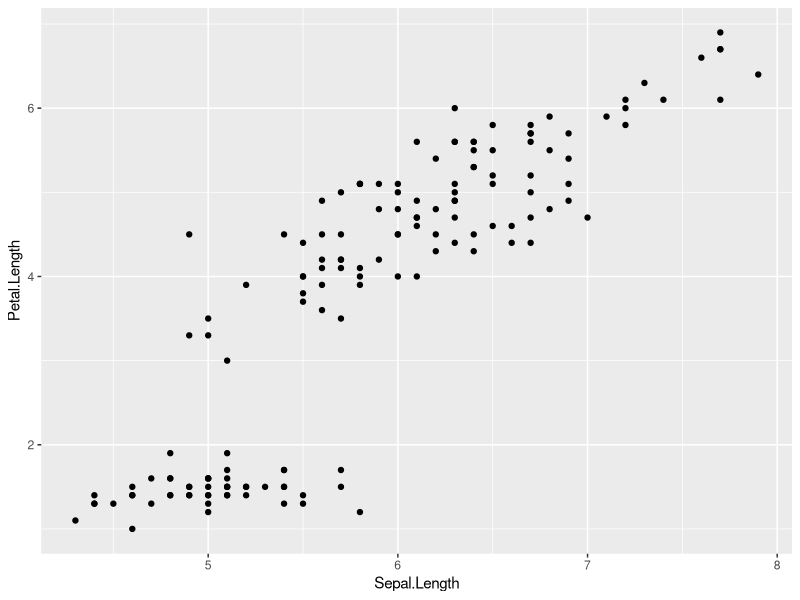
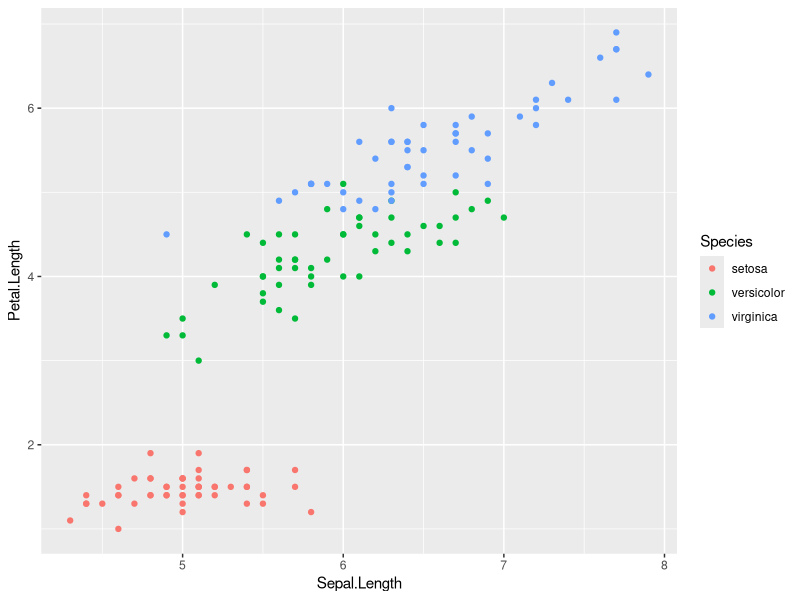
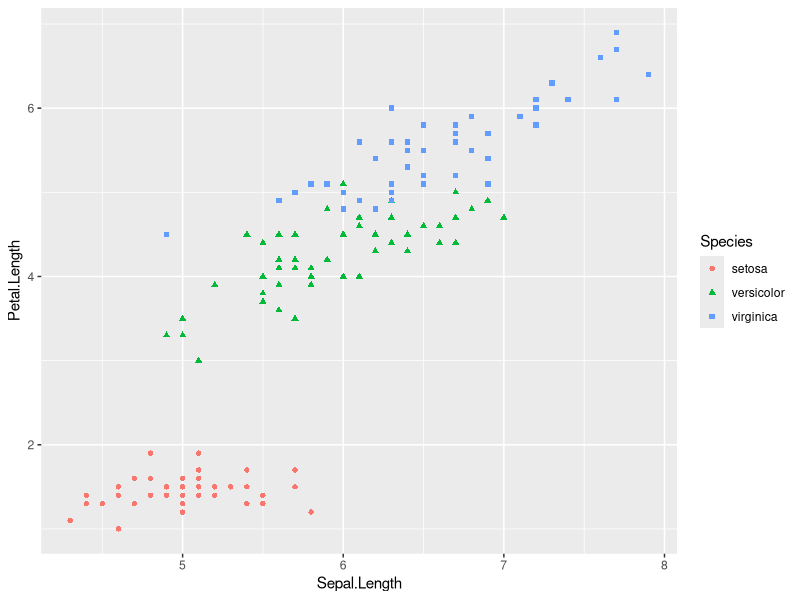
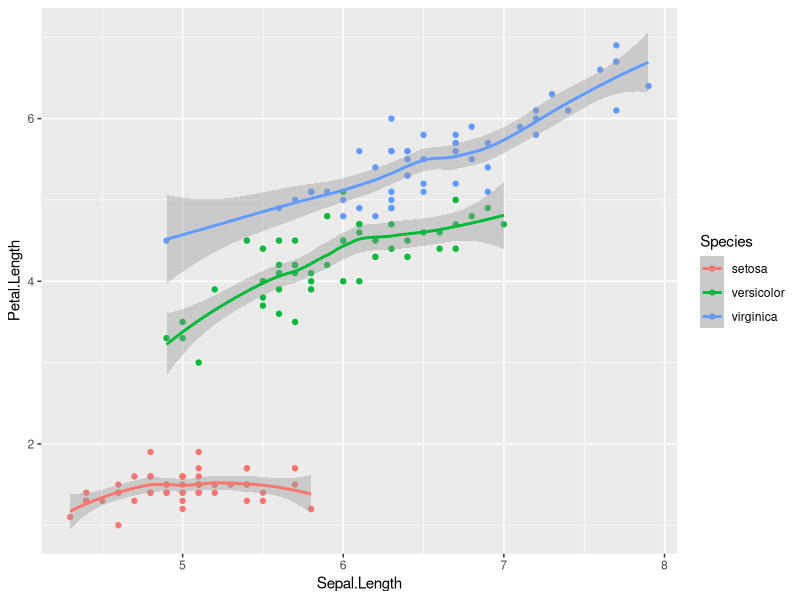
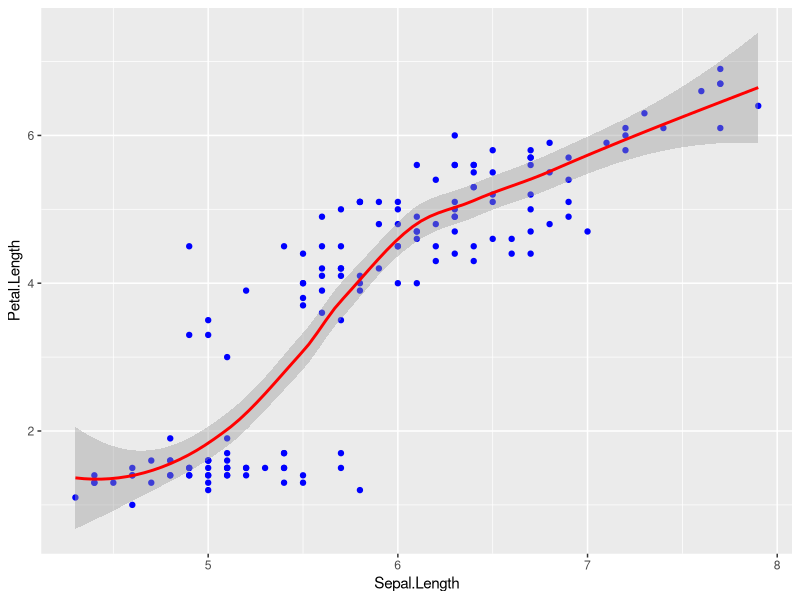
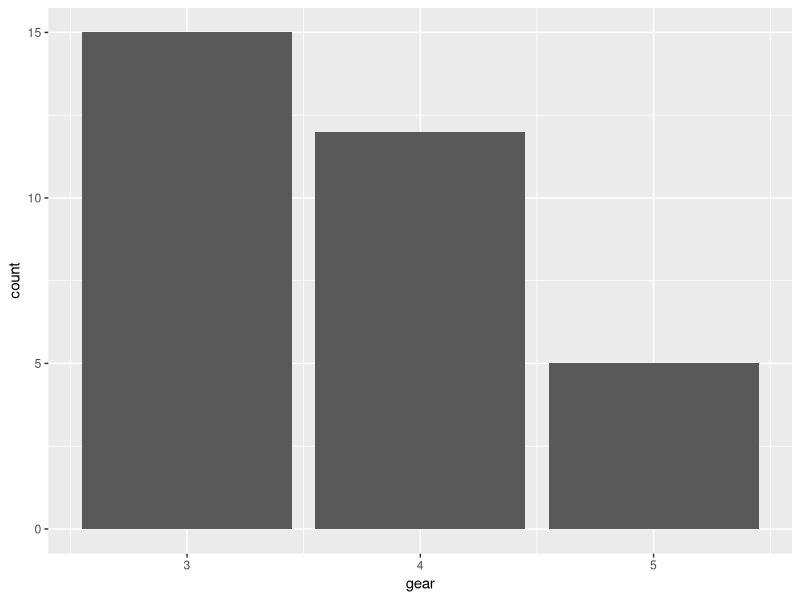
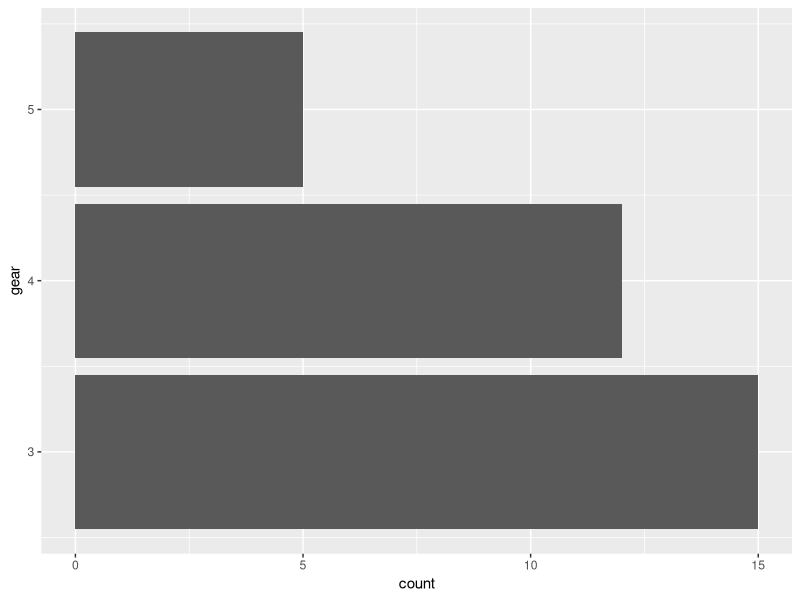
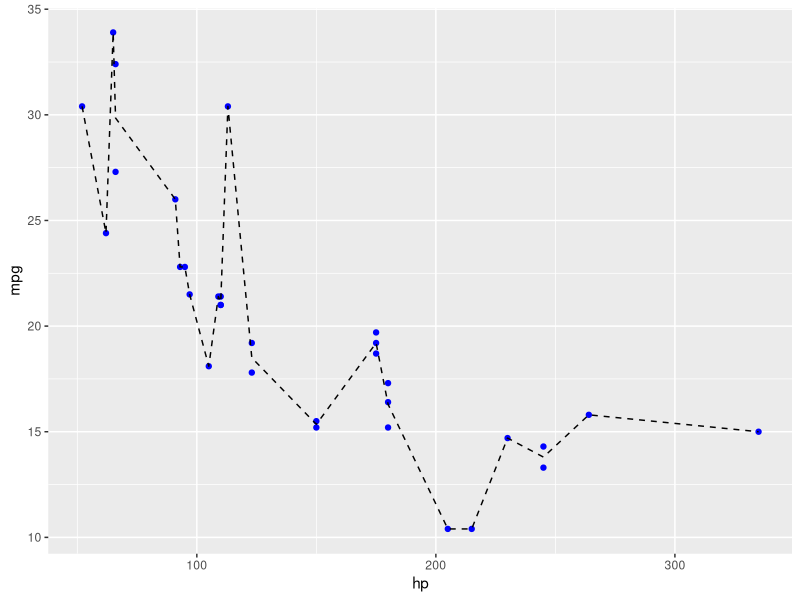

The R source for these figures, in order:
library(ggplot2)

data(iris)
head(iris)

# scatter plot
ggplot(iris) +
    geom_point(aes(x = Sepal.Length, y = Petal.Length))
# scatter plot and colors
ggplot(iris) +
    geom_point(aes(x = Sepal.Length, y = Petal.Length, col = Species))
# scatter plot, colors and shapes
ggplot(iris) +
    geom_point(aes(x = Sepal.Length, y = Petal.Length, col = Species, shape = Species))
# simple trends and approximations using geom_smooth()
ggplot(iris, aes(x = Sepal.Length, y = Petal.Length, col = Species)) +
    geom_point() +
    geom_smooth()
# whole trend
ggplot(iris, aes(x = Sepal.Length, y = Petal.Length)) +
    geom_point(color = "blue") +
    geom_smooth(color = "red")

## MT Cars
data(mtcars)
library(tidyverse)
print(head(mtcars))
# bar
ggplot(mtcars, aes(x = gear)) + geom_bar()
# bar flip
ggplot(mtcars, aes(x = gear)) + geom_bar() + coord_flip()

ggplot(mtcars, aes(x=hp, y=mpg)) + 
    geom_point(color = "blue") +
    stat_summary(fun.y = "mean", geom = "line", linetype = "dashed")

ggplot(mtcars, aes(x=hp, y=mpg)) +
    geom_point(color = "blue") +
    geom_rug(show.legend = FALSE) +
    stat_summary(fun.y = "mean", geom = "line", linetype = "dashed")

# Histogram
ggplot(mtcars, aes(x = mpg)) +
    geom_histogram()
# Box Plot
ggplot(mtcars, aes(x = as.factor(cyl), y = mpg)) +
    geom_boxplot()
# Violin Plot
ggplot(mtcars, aes(x=factor(cyl), y=mpg)) +
    geom_violin(aes(fill = cyl))
# Pie Chart
ggplot(mtcars, aes(x = "", y = mpg, fill = cyl)) +
    geom_bar(stat = "identity", width = 1) +
    coord_polar("y", start = 0)

mtcars %>%
    dplyr::group_by(cyl) %>%
    dplyr::summarize(mpg = median(mpg)) %>%
    ggplot(aes(x = cyl, y = mpg)) +
    geom_col(aes(fill = cyl), color = NA) +
    labs(x = "", y = "Median mpg") +
    coord_polar()
